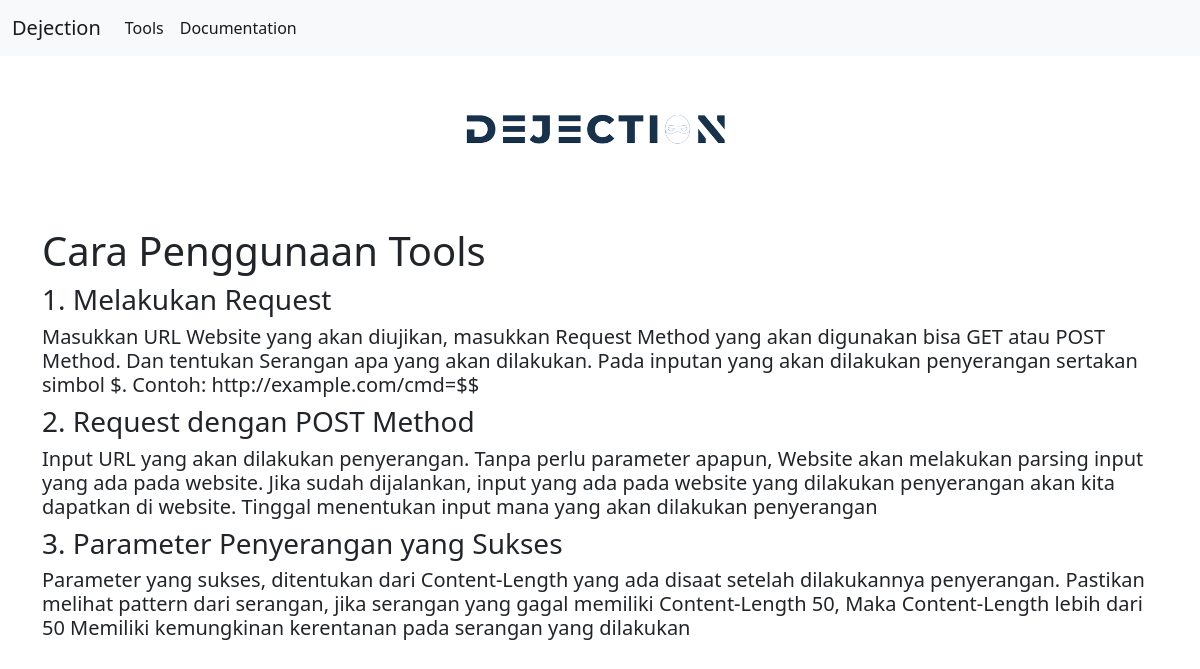
/documentation/, run on the app's committed database.
### documentation/models.py (models this page shows)
class Post(models.Model):
    judul = models.CharField(max_length=200)
    body = models.TextField()
    def __str__(self):
        return "{}".format(self.judul)

### documentation/views.py (the view)
# urls.py: path('', views.index),
def index(request):
    posts = Post.objects.all()
    print(posts)
    context = {
        'Posts':posts
    }
    return render(request, 'documentation/index.html', context)

### documentation/templates/documentation/index.html (shortened to what this page needs)
{% load static %}
<!DOCTYPE html>
<html lang="en">
<head>
   <link href="https://cdn.jsdelivr.net/npm/bootstrap@5.2.3/dist/css/bootstrap.min.css" rel="stylesheet">
</head>
<body>
<nav class="navbar navbar-expand-lg bg-light">
  <div class="container-fluid">
    <a class="navbar-brand" href="/">Dejection</a>
    <div class="collapse navbar-collapse" id="navbarNav">
      <ul class="navbar-nav">
        <li class="nav-item">
          <a class="nav-link active" aria-current="page" href="/tools/">Tools</a>
        </li>
        <li class="nav-item">
          <a class="nav-link active" aria-current="page" href="/documentation/">Documentation</a>
        </li>
      </ul>
    </div>
  </div>
</nav>
    <div class="container">
    <div style="text-align:center">
      <img src="{% static "img/logoatas.png"%}" style="width:35%">
</div>
    <h1>Cara Penggunaan Tools</h1>
    {% for post in Posts%}
    <h3>{{post.judul}}</h3>
    <h5>{{post.body}}</h5>
    {% endfor %}
</body>
</html>

### data on the page
Post: judul "1. Melakukan Request", body "Masukkan URL Website yang akan diujikan, masukkan Request Method yang akan digunakan bisa GET atau POST Method. Dan tentukan Serangan apa yang akan dilakukan. Pada inputan yang akan dilakukan penyerangan sertakan simbol $. Contoh: http://example.com/cmd=$$"
Post: judul "2. Request dengan POST Method", body "Input URL yang akan dilakukan penyerangan. Tanpa perlu parameter apapun, Website akan melakukan parsing input yang ada pada website. Jika sudah dijalankan, input yang ada pada website yang dilakukan penyerangan akan kita dapatkan di website. Tinggal menentukan input mana yang akan dilakukan penyerangan"
Post: judul "3. Parameter Penyerangan yang Sukses", body "Parameter yang sukses, ditentukan dari Content-Length yang ada disaat setelah dilakukannya penyerangan. Pastikan melihat pattern dari serangan, jika serangan yang gagal memiliki Content-Length 50, Maka Content-Length lebih dari 50 Memiliki kemungkinan kerentanan pada serangan yang dilakukan"
